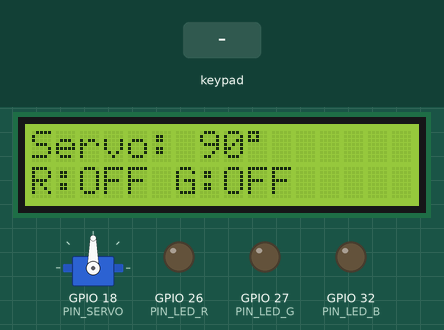
Bench run of a sketch on a simulated ESP32. Parts: servo, 16×2 character LCD, output pins drawn as LEDs (lit = HIGH). Inputs (shaded band) come from the test bench. What the sketch prints to the serial monitor is not drawn.

Above: at 3.3 s.
3.4 s: keypad keys 1 3 1 4 1 6 1 7 # pressed 0.4 s apart
At 7.4 s:
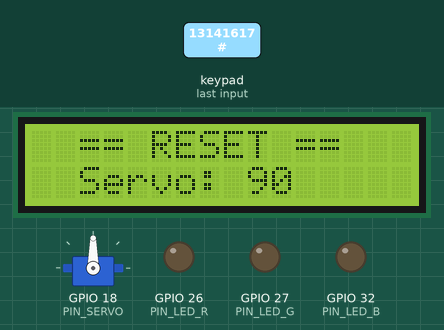
8.5 s: key 'A' pressed
At 9.4 s:
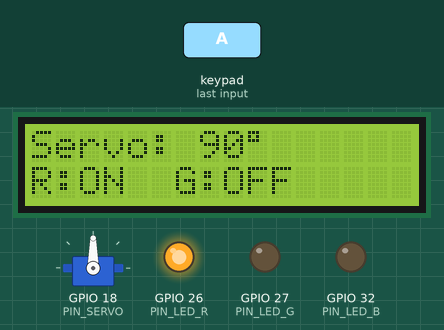
10.0 s: key 'B' pressed
At 10.5 s:
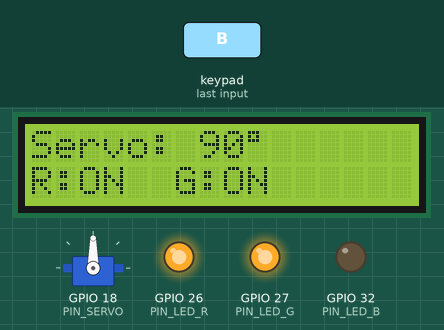
11.5 s: keypad keys 1 3 1 4 1 6 1 7 * pressed 0.4 s apart
At 15.4 s:
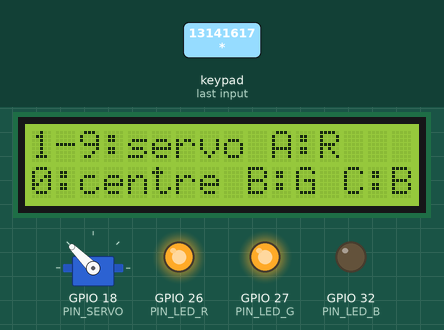
16.6 s: key 'C' pressed
At 17.6 s:
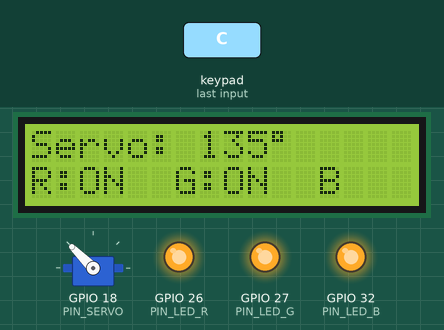
18.8 s: keypad keys 1 3 1 4 1 6 1 7 A pressed 0.4 s apart
At 23.1 s:
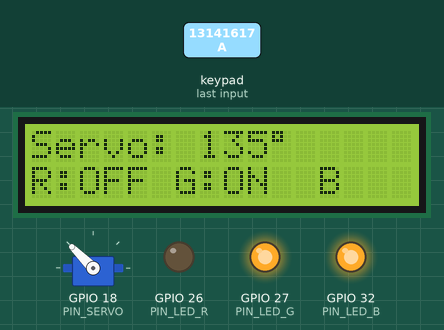
Timing chart, 0 to 24.6 s (numbered marks = the images above; inputs shaded):
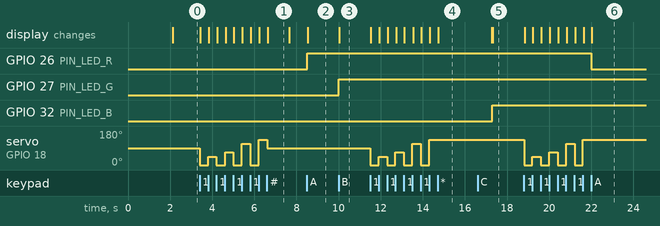

The sketch:

labo_v1.ino
```cpp
/*
  ╔══════════════════════════════════════════════════════════════╗
  ║  NEO — LABO V1 : Clavier + Servo + LEDs + LCD               ║
  ║  Projet d'apprentissage — pas de WiFi / MQTT / I2S           ║
  ╠══════════════════════════════════════════════════════════════╣
  ║  CÂBLAGE :                                                   ║
  ║  Servo signal → GPIO 18                                      ║
  ║  LCD SDA → GPIO 21 | SCL → GPIO 22 | Addr 0x27              ║
  ║  Keypad lignes → 13, 14, 16, 17                              ║
  ║  Keypad colonnes → 15, 12,  2,  5                            ║
  ║  LED rouge → GPIO 26  (+ résistance 220Ω → GND)             ║
  ║  LED verte → GPIO 27  (+ résistance 220Ω → GND)             ║
  ║  LED bleue → GPIO 32  (+ résistance 220Ω → GND)             ║
  ╠══════════════════════════════════════════════════════════════╣
  ║  CLAVIER :                                                   ║
  ║   1 2 3 A    →  1-9 : angles servo (0° à 180°)              ║
  ║   4 5 6 B    →  A/B/C : toggle LED rouge/verte/bleue         ║
  ║   7 8 9 C    →  D : toggle TOUTES les LEDs                   ║
  ║   * 0 # D    →  0 : servo centre 90°                        ║
  ║                  # : reset tout                              ║
  ║                  * : affiche menu sur LCD                    ║
  ╚══════════════════════════════════════════════════════════════╝
*/

#include <ESP32Servo.h>
#include <Wire.h>
#include <LiquidCrystal_I2C.h>
#include <Keypad.h>

// ── PINS ─────────────────────────────────────────────────────────────────────
#define PIN_SERVO  18
#define PIN_LED_R  26
#define PIN_LED_G  27
#define PIN_LED_B  32

// ── LCD ───────────────────────────────────────────────────────────────────────
LiquidCrystal_I2C lcd(0x27, 16, 2);

// ── SERVO ─────────────────────────────────────────────────────────────────────
Servo servo;
int servoAngle = 90;  // position initiale : centre

// ── CLAVIER 4×4 ──────────────────────────────────────────────────────────────
const byte KP_ROWS = 4;
const byte KP_COLS = 4;

char keys[KP_ROWS][KP_COLS] = {
  {'1','2','3','A'},
  {'4','5','6','B'},
  {'7','8','9','C'},
  {'*','0','#','D'}
};
byte rowPins[KP_ROWS] = {13, 14, 16, 17};
byte colPins[KP_COLS] = {15, 12,  2,  5};

Keypad keypad = Keypad(makeKeymap(keys), rowPins, colPins, KP_ROWS, KP_COLS);

// ── ÉTAT LEDs ─────────────────────────────────────────────────────────────────
bool ledR = false;
bool ledG = false;
bool ledB = false;

// ── Angles servo associés aux touches 1-9 ────────────────────────────────────
//  1→0°  2→22°  3→45°
//  4→67° 5→90°  6→112°
//  7→135° 8→157° 9→180°
const int angles[10] = {90, 0, 22, 45, 67, 90, 112, 135, 157, 180};
//                       0   1   2   3   4   5    6    7    8    9

// ── FONCTIONS ─────────────────────────────────────────────────────────────────

void applyLeds() {
  digitalWrite(PIN_LED_R, ledR ? HIGH : LOW);
  digitalWrite(PIN_LED_G, ledG ? HIGH : LOW);
  digitalWrite(PIN_LED_B, ledB ? HIGH : LOW);
}

void moveServo(int angle) {
  servoAngle = constrain(angle, 0, 180);
  servo.write(servoAngle);
}

void updateLCD() {
  // Ligne 1 : angle servo
  lcd.setCursor(0, 0);
  lcd.print("Servo: ");
  lcd.print(servoAngle);
  lcd.print((char)223);   // symbole degré °
  lcd.print("   ");       // efface les anciens caractères

  // Ligne 2 : état LEDs
  lcd.setCursor(0, 1);
  lcd.print("R:");
  lcd.print(ledR ? "ON " : "OFF");
  lcd.print(" G:");
  lcd.print(ledG ? "ON " : "OFF");
  // Bleu n'a pas la place, on abrège
  lcd.print(ledB ? " B" : "  ");
}

void showMenu() {
  lcd.clear();
  lcd.setCursor(0, 0);
  lcd.print("1-9:servo A:R");
  lcd.setCursor(0, 1);
  lcd.print("0:centre B:G C:B");
  delay(2500);
  lcd.clear();
  updateLCD();
}

void resetAll() {
  ledR = false; ledG = false; ledB = false;
  applyLeds();
  moveServo(90);
  lcd.clear();
  lcd.setCursor(0, 0);
  lcd.print("  == RESET ==   ");
  lcd.setCursor(0, 1);
  lcd.print("  Servo: 90     ");
  delay(1000);
  lcd.clear();
  updateLCD();
}

// ── SETUP ─────────────────────────────────────────────────────────────────────
void setup() {
  Serial.begin(115200);

  // LEDs
  pinMode(PIN_LED_R, OUTPUT);
  pinMode(PIN_LED_G, OUTPUT);
  pinMode(PIN_LED_B, OUTPUT);
  applyLeds();

  // Servo
  servo.attach(PIN_SERVO, 500, 2400);
  servo.write(servoAngle);

  // LCD
  Wire.begin(21, 22);
  lcd.init();
  lcd.backlight();

  // Écran de démarrage
  lcd.setCursor(0, 0);
  lcd.print("  NEO  LABO  V1 ");
  lcd.setCursor(0, 1);
  lcd.print(" Pret! Appuie * ");
  delay(2000);
  lcd.clear();

  updateLCD();
  Serial.println("=== NEO LABO V1 démarré ===");
}

// ── LOOP ──────────────────────────────────────────────────────────────────────
void loop() {
  char key = keypad.getKey();
  if (!key) return;

  Serial.print("Touche: ");
  Serial.println(key);

  // Touches 1-9 : angles servo
  if (key >= '1' && key <= '9') {
    int idx = key - '0';
    moveServo(angles[idx]);
    Serial.print("Servo → ");
    Serial.print(servoAngle);
    Serial.println("°");
  }
  // Touche 0 : servo centre
  else if (key == '0') {
    moveServo(90);
    Serial.println("Servo → 90° (centre)");
  }
  // Touche A : toggle LED rouge
  else if (key == 'A') {
    ledR = !ledR;
    applyLeds();
    Serial.print("LED Rouge: ");
    Serial.println(ledR ? "ON" : "OFF");
  }
  // Touche B : toggle LED verte
  else if (key == 'B') {
    ledG = !ledG;
    applyLeds();
    Serial.print("LED Verte: ");
    Serial.println(ledG ? "ON" : "OFF");
  }
  // Touche C : toggle LED bleue
  else if (key == 'C') {
    ledB = !ledB;
    applyLeds();
    Serial.print("LED Bleue: ");
    Serial.println(ledB ? "ON" : "OFF");
  }
  // Touche D : toggle TOUTES les LEDs
  else if (key == 'D') {
    bool allOn = ledR && ledG && ledB;
    ledR = ledG = ledB = !allOn;
    applyLeds();
    Serial.println(ledR ? "Toutes LEDs: ON" : "Toutes LEDs: OFF");
  }
  // Touche * : affiche le menu
  else if (key == '*') {
    showMenu();
    return;
  }
  // Touche # : reset tout
  else if (key == '#') {
    resetAll();
    return;
  }

  updateLCD();
}
```

Measured:
- after the input at 3.4 s, servo on GPIO 18 (PIN_SERVO): 90° → 0° at once, → 45° 0.40 s later, → 0° 0.40 s later, → 67° 0.41 s later, … (9 changes in this stretch); the display: first changes at once (image 1 shows a later state)
- after the input at 8.5 s, GPIO 26 (PIN_LED_R): LOW → HIGH at once; the display: changes at once (image 2)
- after the input at 10.0 s, GPIO 27 (PIN_LED_G): LOW → HIGH at once; the display: changes at once (image 3)
- after the input at 11.5 s, servo on GPIO 18 (PIN_SERVO): 90° → 0° at once, → 45° 0.40 s later, → 0° 0.40 s later, → 67° 0.40 s later, … (8 changes in this stretch); the display: first changes at once (image 4 shows a later state)
- after the input at 16.6 s, GPIO 32 (PIN_LED_B): LOW → HIGH after 0.69 s; the display: first differs from a run without the input after 0.71 s (image 5)
- after the input at 18.8 s, GPIO 26 (PIN_LED_R): HIGH → LOW after 3.2 s; servo on GPIO 18 (PIN_SERVO): 135° → 0° at once, → 45° 0.40 s later, → 0° 0.40 s later, → 67° 0.40 s later, … (8 changes in this stretch); the display: first changes at once (image 6 shows a later state)
- what the display in image 1 shows lasts 1.1 s, from 6.6 s to 7.7 s
